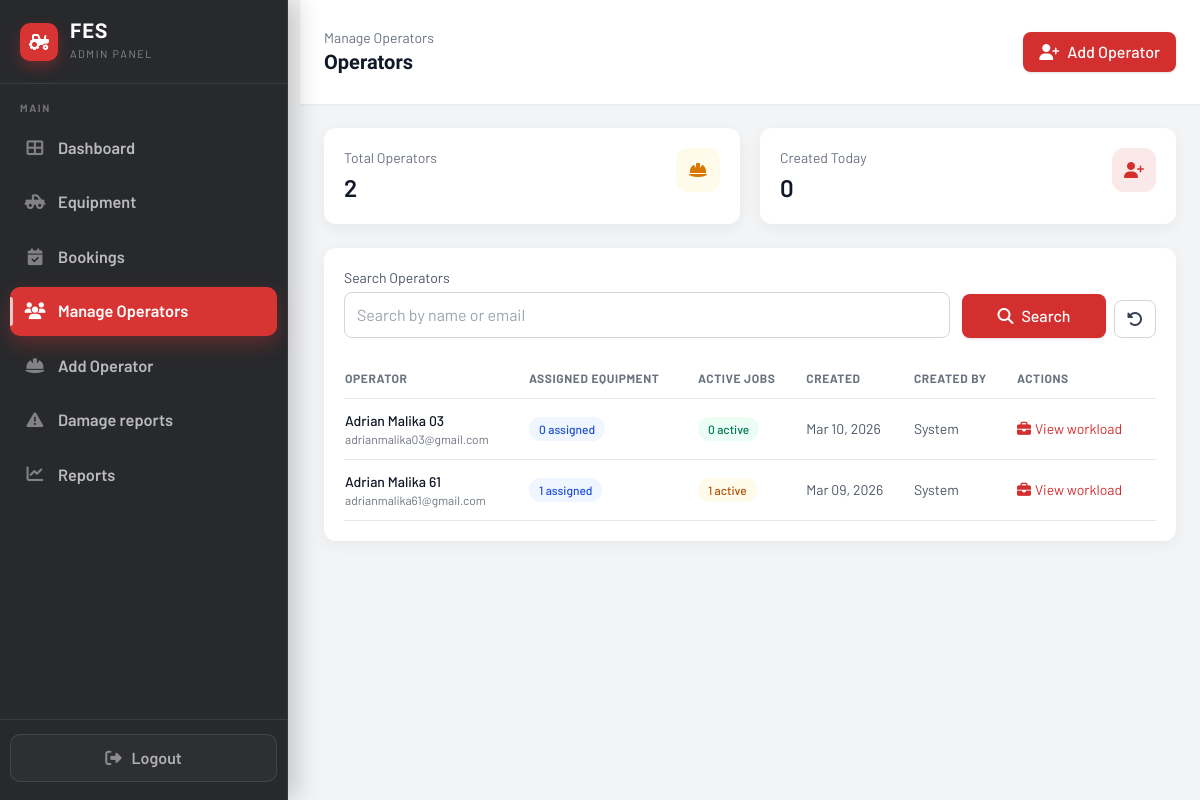
/Pages/admin/users.php (signed in), run on the app's committed database.
### tables this page shows
CREATE TABLE IF NOT EXISTS `users` (
  `user_id` int NOT NULL AUTO_INCREMENT,
  `name` varchar(255) NOT NULL,
  `email` varchar(255) NOT NULL,
  `password_hash` varchar(255) NOT NULL,
  `role` enum('customer','admin','operator') NOT NULL DEFAULT 'customer',
  `created_at` timestamp NOT NULL DEFAULT CURRENT_TIMESTAMP,
  `updated_at` timestamp NOT NULL DEFAULT CURRENT_TIMESTAMP ON UPDATE CURRENT_TIMESTAMP,
  `password_reset_token` varchar(64) DEFAULT NULL,
  `password_reset_expires` datetime DEFAULT NULL,
  PRIMARY KEY (`user_id`),
  UNIQUE KEY `email` (`email`)
);

### Pages/admin/users.php (the view, shortened to what this page needs)
<?php
$q = trim($_GET['q'] ?? '');
$operators = [];
$stats = [
    'total' => 0,
    'created_today' => 0,
];
try {
    $conn = getDBConnection();
    $stats_sql = "
        SELECT
            COUNT(*) AS total,
            SUM(CASE WHEN DATE(created_at) = CURDATE() THEN 1 ELSE 0 END) AS created_today
        FROM users
        WHERE role = 'operator'
    ";
    $stats_result = $conn->query($stats_sql);
    if ($stats_result && $stats_row = $stats_result->fetch_assoc()) {
        $stats['total'] = (int)($stats_row['total'] ?? 0);
        $stats['created_today'] = (int)($stats_row['created_today'] ?? 0);
    }
    $base_sql = "
        SELECT
            u.user_id,
            u.name,
            u.email,
            u.created_at,
            COUNT(DISTINCT b.equipment_id) AS assigned_equipment,
            COUNT(b.booking_id) AS active_jobs
        FROM users u
        LEFT JOIN bookings b
            ON b.operator_id = u.user_id
            AND b.status IN ('pending','confirmed','in_progress')
        WHERE u.role = 'operator'
    ";
    if ($q !== '') {
        $sql = $base_sql . " AND (u.name LIKE ? OR u.email LIKE ?) GROUP BY u.user_id ORDER BY u.created_at DESC, u.user_id DESC";
        $stmt = $conn->prepare($sql);
        $like = '%' . $q . '%';
        $stmt->bind_param('ss', $like, $like);
    } else {
        $sql = $base_sql . " GROUP BY u.user_id ORDER BY u.created_at DESC, u.user_id DESC";
        $stmt = $conn->prepare($sql);
    }
    $stmt->execute();
    $result = $stmt->get_result();
    while ($row = $result->fetch_assoc()) {
        $operators[] = $row;
    }
} catch (Exception $e) {
    error_log('Operators page error: ' . $e->getMessage());
    $error = 'Could not load operators right now. Please try again.';
}
?>
<!DOCTYPE html>
<html lang="en">
<head>
    <link rel="stylesheet" href="https://cdnjs.cloudflare.com/ajax/libs/font-awesome/6.4.0/css/all.min.css">
    <script src="https://cdn.tailwindcss.com"></script>
</head>
<body>
    <div class="min-h-screen w-full bg-gray-100">
        <?php include __DIR__ . '/include/sidebar.php'; ?>
        <div class="min-h-screen" style="margin-left: 300px; width: calc(100% - 300px);" id="main-content">
            <header class="bg-white px-6 py-7 flex items-center justify-between shadow-sm md:pl-6">
                <div class="flex items-center gap-3">
                    <div>
                        <div class="text-sm text-gray-500">Manage Operators</div>
                        <h1 class="text-xl font-semibold text-gray-900">Operators</h1>
                    </div>
                </div>
                <a href="add_operator.php" class="inline-flex items-center gap-2 bg-fes-red hover:bg-[#b71c1c] text-white font-medium px-4 py-2 rounded-lg shadow transition">
                    <i class="fas fa-user-plus"></i>
                    Add Operator
                </a>
            </header>
            <main class="flex-1 overflow-y-auto p-6" style="width: 100%; overflow-x: hidden;">
                <div class="grid grid-cols-1 sm:grid-cols-2 gap-5 mb-6">
                    <div class="bg-white rounded-xl shadow-card p-5 flex items-start justify-between">
                        <div>
                            <div class="text-sm text-gray-500">Total Operators</div>
                            <div class="mt-1 text-2xl font-semibold text-gray-900"><?php echo (int)$stats['total']; ?></div>
                        </div>
                        <div class="h-11 w-11 rounded-xl bg-amber-50 text-amber-600 flex items-center justify-center">
                            <i class="fas fa-hard-hat"></i>
                        </div>
                    </div>
                    <div class="bg-white rounded-xl shadow-card p-5 flex items-start justify-between">
                        <div>
                            <div class="text-sm text-gray-500">Created Today</div>
                            <div class="mt-1 text-2xl font-semibold text-gray-900"><?php echo (int)$stats['created_today']; ?></div>
                        </div>
                        <div class="h-11 w-11 rounded-xl bg-fes-red/10 text-fes-red flex items-center justify-center">
                            <i class="fas fa-user-plus"></i>
                        </div>
                    </div>
                </div>
                <section class="bg-white rounded-xl shadow-card p-5">
                    <form method="GET" class="grid grid-cols-1 md:grid-cols-4 gap-3 mb-5">
                        <div class="md:col-span-3">
                            <label for="q" class="block text-sm text-gray-600 mb-1">Search Operators</label>
                            <input id="q" name="q" type="text" value="<?php echo htmlspecialchars($q); ?>" placeholder="Search by name or email" class="w-full border border-gray-300 rounded-lg px-3 py-2.5 focus:outline-none focus:ring-2 focus:ring-fes-red focus:border-fes-red">
                        </div>
                        <div class="flex items-end gap-2">
                            <button type="submit" class="flex-1 inline-flex items-center justify-center gap-2 bg-fes-red hover:bg-[#b71c1c] text-white font-medium px-4 py-2.5 rounded-lg shadow transition">
                                <i class="fas fa-search"></i>
                                Search
                            </button>
                            <a href="users.php" class="inline-flex items-center justify-center px-3 py-2.5 border border-gray-300 rounded-lg text-gray-700 hover:bg-gray-50 transition" title="Reset">
                                <i class="fas fa-rotate-left"></i>
                            </a>
                        </div>
                    </form>
                    <div class="overflow-x-auto">
                        <table class="min-w-full">
                            <thead>
                                <tr class="text-left text-xs font-medium text-gray-500 border-b uppercase tracking-wider">
                                    <th class="py-3 pr-4">Operator</th>
                                    <th class="py-3 pr-4">Assigned Equipment</th>
                                    <th class="py-3 pr-4">Active Jobs</th>
                                    <th class="py-3 pr-4">Created</th>
                                    <th class="py-3 pr-4">Created By</th>
                                    <th class="py-3 pr-4">Actions</th>
                                </tr>
                            </thead>
                            <tbody class="text-sm text-gray-900">
                                <?php if (empty($operators)): ?>
                                    <tr>
                                        <td colspan="5" class="py-10 text-center text-gray-500">
                                            <i class="fas fa-hard-hat text-2xl mb-2 block text-gray-300"></i>
                                            No operators found.
                                        </td>
                                    </tr>
                                <?php else: ?>
                                    <?php foreach ($operators as $op): ?>
                                        <tr class="border-b hover:bg-gray-50">
                                            <td class="py-3 pr-4">
                                                <div class="font-medium"><?php echo htmlspecialchars($op['name']); ?></div>
                                                <div class="text-xs text-gray-500"><?php echo htmlspecialchars($op['email']); ?></div>
                                            </td>
                                            <td class="py-3 pr-4">
                                                <span class="inline-flex items-center px-2.5 py-1 rounded-full text-xs font-medium bg-blue-50 text-blue-700">
                                                    <?php echo (int)$op['assigned_equipment']; ?> assigned
                                                </span>
                                            </td>
                                            <td class="py-3 pr-4">
                                                <?php $active = (int)($op['active_jobs'] ?? 0); ?>
                                                <span class="inline-flex items-center px-2.5 py-1 rounded-full text-xs font-medium <?php echo $active > 0 ? 'bg-amber-50 text-amber-700' : 'bg-emerald-50 text-emerald-700'; ?>">
                                                    <?php echo $active; ?> active
                                                </span>
                                            </td>
                                            <td class="py-3 pr-4 text-gray-600">
                                                <?php echo !empty($op['created_at']) ? htmlspecialchars(date('M d, Y', strtotime($op['created_at']))) : '-'; ?>
                                            </td>
                                            <td class="py-3 pr-4 text-gray-600">
                                                <?php echo !empty($op['creator_name']) ? htmlspecialchars($op['creator_name']) : 'System'; ?>
                                            </td>
                                            <td class="py-3 pr-4">
                                                <a href="operator_manage.php?id=<?php echo (int)$op['user_id']; ?>" class="inline-flex items-center gap-1 text-sm text-fes-red hover:underline">
                                                    <i class="fas fa-briefcase"></i>
                                                    View workload
                                                </a>
                                            </td>
                                        </tr>
                                    <?php endforeach; ?>
                                <?php endif; ?>
                            </tbody>
                        </table>
                    </div>
                </section>
            </main>
        </div>
    </div>
</body>
</html>

### Pages/admin/users.php (style rules this page uses)
* { font-family: 'Barlow', sans-serif; }
h1, h2, h3, h4, .display { font-family: 'Barlow Condensed', sans-serif; }
@media (min-width: 768px) { #main-content { margin-left: 300px !important; width: calc(100% - 300px) !important; } }

### data on the page
users: name "Adrian Malika 03", email "adrianmalika03@gmail.com", assigned_equipment "0", active "0", created_at "Mar 10, 2026"
users: name "Adrian Malika 61", email "adrianmalika61@gmail.com", assigned_equipment "1", active "1", created_at "Mar 09, 2026"

### other printed values
$stats['total'] "2"
$stats['created_today'] "0"
